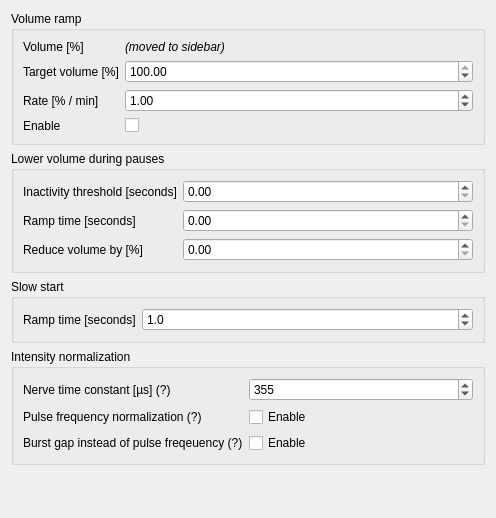
<?xml version="1.0" encoding="UTF-8"?>
<ui version="4.0">
 <class>VolumeControlForm</class>
 <widget class="QWidget" name="VolumeControlForm">
  <property name="geometry">
   <rect>
    <x>0</x>
    <y>0</y>
    <width>496</width>
    <height>518</height>
   </rect>
  </property>
  <property name="windowTitle">
   <string>Form</string>
  </property>
  <layout class="QVBoxLayout" name="verticalLayout">
   <item>
    <widget class="QGroupBox" name="groupBox">
     <property name="title">
      <string>Volume ramp</string>
     </property>
     <layout class="QFormLayout" name="formLayout_2">
      <item row="0" column="0">
       <widget class="QLabel" name="label_volume">
        <property name="text">
         <string>Volume [%]</string>
        </property>
       </widget>
      </item>
      <item row="1" column="0">
       <widget class="QLabel" name="label_target_volume">
        <property name="text">
         <string>Target volume [%]</string>
        </property>
       </widget>
      </item>
      <item row="1" column="1">
       <widget class="QDoubleSpinBox" name="doubleSpinBox_ramp_target">
        <property name="keyboardTracking">
         <bool>false</bool>
        </property>
        <property name="maximum">
         <double>100.000000000000000</double>
        </property>
        <property name="singleStep">
         <double>0.100000000000000</double>
        </property>
        <property name="value">
         <double>100.000000000000000</double>
        </property>
       </widget>
      </item>
      <item row="2" column="0">
       <widget class="QLabel" name="label_rate">
        <property name="text">
         <string>Rate [% / min]</string>
        </property>
       </widget>
      </item>
      <item row="2" column="1">
       <widget class="QDoubleSpinBox" name="doubleSpinBox_ramp_rate">
        <property name="keyboardTracking">
         <bool>false</bool>
        </property>
        <property name="maximum">
         <double>10000.000000000000000</double>
        </property>
        <property name="singleStep">
         <double>0.100000000000000</double>
        </property>
        <property name="value">
         <double>1.000000000000000</double>
        </property>
       </widget>
      </item>
      <item row="3" column="0">
       <widget class="QLabel" name="label">
        <property name="text">
         <string>Enable</string>
        </property>
       </widget>
      </item>
      <item row="3" column="1">
       <widget class="QCheckBox" name="checkBox_ramp_enabled">
        <property name="text">
         <string/>
        </property>
       </widget>
      </item>
      <item row="0" column="1">
       <widget class="QLabel" name="label_6">
        <property name="text">
         <string>&lt;html&gt;&lt;head/&gt;&lt;body&gt;&lt;p&gt;&lt;span style=&quot; font-style:italic;&quot;&gt;(moved to sidebar)&lt;/span&gt;&lt;/p&gt;&lt;/body&gt;&lt;/html&gt;</string>
        </property>
       </widget>
      </item>
     </layout>
    </widget>
   </item>
   <item>
    <widget class="QGroupBox" name="groupBox_2">
     <property name="title">
      <string>Lower volume during pauses</string>
     </property>
     <layout class="QFormLayout" name="formLayout">
      <item row="0" column="0">
       <widget class="QLabel" name="label_2">
        <property name="text">
         <string>Inactivity threshold [seconds]</string>
        </property>
       </widget>
      </item>
      <item row="0" column="1">
       <widget class="QDoubleSpinBox" name="doubleSpinBox_inactivity_threshold">
        <property name="keyboardTracking">
         <bool>false</bool>
        </property>
        <property name="maximum">
         <double>100.000000000000000</double>
        </property>
        <property name="singleStep">
         <double>0.100000000000000</double>
        </property>
       </widget>
      </item>
      <item row="2" column="0">
       <widget class="QLabel" name="label_3">
        <property name="text">
         <string>Reduce volume by [%]</string>
        </property>
       </widget>
      </item>
      <item row="2" column="1">
       <widget class="QDoubleSpinBox" name="doubleSpinBox_inactivity_volume">
        <property name="keyboardTracking">
         <bool>false</bool>
        </property>
        <property name="maximum">
         <double>100.000000000000000</double>
        </property>
        <property name="singleStep">
         <double>0.100000000000000</double>
        </property>
       </widget>
      </item>
      <item row="1" column="0">
       <widget class="QLabel" name="label_4">
        <property name="text">
         <string>Ramp time [seconds]</string>
        </property>
       </widget>
      </item>
      <item row="1" column="1">
       <widget class="QDoubleSpinBox" name="doubleSpinBox_inactivity_ramp_time">
        <property name="keyboardTracking">
         <bool>false</bool>
        </property>
        <property name="maximum">
         <double>100.000000000000000</double>
        </property>
        <property name="singleStep">
         <double>0.100000000000000</double>
        </property>
       </widget>
      </item>
     </layout>
    </widget>
   </item>
   <item>
    <widget class="QGroupBox" name="groupBox_4">
     <property name="title">
      <string>Slow start</string>
     </property>
     <layout class="QFormLayout" name="formLayout_4">
      <item row="0" column="0">
       <widget class="QLabel" name="label_7">
        <property name="text">
         <string>Ramp time [seconds]</string>
        </property>
       </widget>
      </item>
      <item row="0" column="1">
       <widget class="QDoubleSpinBox" name="doubleSpinBox_slow_start">
        <property name="keyboardTracking">
         <bool>false</bool>
        </property>
        <property name="decimals">
         <number>1</number>
        </property>
        <property name="maximum">
         <double>100.000000000000000</double>
        </property>
        <property name="singleStep">
         <double>0.100000000000000</double>
        </property>
        <property name="value">
         <double>1.000000000000000</double>
        </property>
       </widget>
      </item>
     </layout>
    </widget>
   </item>
   <item>
    <widget class="QGroupBox" name="groupBox_6">
     <property name="title">
      <string>Intensity normalization</string>
     </property>
     <layout class="QFormLayout" name="formLayout_6">
      <item row="0" column="0">
       <widget class="QLabel" name="label_5">
        <property name="toolTip">
         <string>&lt;html&gt;&lt;head/&gt;&lt;body&gt;&lt;p&gt;Available on FOC-Stim only. Time constant of the nerves. &lt;/p&gt;&lt;p&gt;Automatically adjusts the volume when the carrier frequency changes.&lt;/p&gt;&lt;p&gt;Increase if lower frequencies feel too strong.&lt;/p&gt;&lt;p&gt;default = 355µs&lt;/p&gt;&lt;/body&gt;&lt;/html&gt;</string>
        </property>
        <property name="text">
         <string>Nerve time constant [µs] (?)</string>
        </property>
       </widget>
      </item>
      <item row="0" column="1">
       <widget class="QDoubleSpinBox" name="doubleSpinBox_tau">
        <property name="keyboardTracking">
         <bool>false</bool>
        </property>
        <property name="decimals">
         <number>0</number>
        </property>
        <property name="minimum">
         <double>0.000000000000000</double>
        </property>
        <property name="maximum">
         <double>1000.000000000000000</double>
        </property>
        <property name="value">
         <double>355.000000000000000</double>
        </property>
       </widget>
      </item>
      <item row="1" column="0">
       <widget class="QLabel" name="label_8">
        <property name="toolTip">
         <string>&lt;html&gt;&lt;head/&gt;&lt;body&gt;&lt;p&gt;Available on FOC-Stim only.&lt;/p&gt;&lt;p&gt;Reduce volume at higher pulse frequencies,&lt;br/&gt;so intensity is independent of frequency.&lt;/p&gt;&lt;p&gt;Uses hardcoded lookup table.&lt;/p&gt;&lt;/body&gt;&lt;/html&gt;</string>
        </property>
        <property name="text">
         <string>Pulse frequency normalization (?)</string>
        </property>
       </widget>
      </item>
      <item row="1" column="1">
       <widget class="QCheckBox" name="checkBox_pulse_frequency_enable">
        <property name="text">
         <string>Enable</string>
        </property>
       </widget>
      </item>
      <item row="2" column="0">
       <widget class="QLabel" name="label_9">
        <property name="toolTip">
         <string>&lt;html&gt;&lt;head/&gt;&lt;body&gt;&lt;p&gt;Available on FOC-Stim only.&lt;/p&gt;&lt;p&gt;Interprent the pulse frequency axis as burst gap.&lt;/p&gt;&lt;p&gt;This makes the subjective frequency of the signal less dependent on the carrier frequency and pulse width.&lt;/p&gt;&lt;/body&gt;&lt;/html&gt;</string>
        </property>
        <property name="text">
         <string>Burst gap instead of pulse freqeuency (?)</string>
        </property>
       </widget>
      </item>
      <item row="2" column="1">
       <widget class="QCheckBox" name="checkbox_burst_gap_enable">
        <property name="text">
         <string>Enable</string>
        </property>
       </widget>
      </item>
     </layout>
    </widget>
   </item>
   <item>
    <spacer name="verticalSpacer">
     <property name="orientation">
      <enum>Qt::Orientation::Vertical</enum>
     </property>
     <property name="sizeHint" stdset="0">
      <size>
       <width>20</width>
       <height>40</height>
      </size>
     </property>
    </spacer>
   </item>
  </layout>
 </widget>
 <tabstops>
  <tabstop>doubleSpinBox_ramp_target</tabstop>
  <tabstop>doubleSpinBox_ramp_rate</tabstop>
  <tabstop>checkBox_ramp_enabled</tabstop>
  <tabstop>doubleSpinBox_inactivity_threshold</tabstop>
  <tabstop>doubleSpinBox_inactivity_ramp_time</tabstop>
  <tabstop>doubleSpinBox_inactivity_volume</tabstop>
 </tabstops>
 <resources/>
 <connections/>
</ui>
